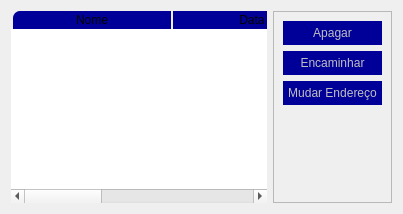
                            <widget class="QWidget" name="bumps_tab">
                             <attribute name="title">
                              <string>Gravações</string>
                             </attribute>
                             <layout class="QHBoxLayout" name="horizontalLayout_16">
                              <item>
                               <widget class="QTableWidget" name="tableWidget_2">
                                <property name="styleSheet">
                                 <string notr="true">QHeaderView::section {
    border-radius: 0px;
	background-color: #000099;
	border: none;
	margin-left: 2px;
}
QHeaderView::section:first {
    border-top-left-radius: 7px;
}
QHeaderView::section {
    border-top-hight-radius: 7px;
}
</string>
                                </property>
                                <property name="frameShape">
                                 <enum>QFrame::NoFrame</enum>
                                </property>
                                <attribute name="horizontalHeaderDefaultSectionSize">
                                 <number>160</number>
                                </attribute>
                                <column>
                                 <property name="text">
                                  <string>Nome</string>
                                 </property>
                                </column>
                                <column>
                                 <property name="text">
                                  <string>Data</string>
                                 </property>
                                </column>
                                <column>
                                 <property name="text">
                                  <string>Hora</string>
                                 </property>
                                </column>
                               </widget>
                              </item>
                              <item>
                               <widget class="QFrame" name="config_box_2">
                                <property name="styleSheet">
                                 <string notr="true">QPushButton{
	background-color: #000099;
	padding: 5px;
	color: #c0c0c0;
	border: none;
}

QPushButton::hover{
	background-color: yellow;
	color: black;
}

QPushButton::pressed{
	background-color: #E6E600;
	color: black;
}</string>
                                </property>
                                <property name="frameShape">
                                 <enum>QFrame::StyledPanel</enum>
                                </property>
                                <property name="frameShadow">
                                 <enum>QFrame::Raised</enum>
                                </property>
                                <layout class="QVBoxLayout" name="verticalLayout_44">
                                 <item>
                                  <widget class="QPushButton" name="pushButton_6">
                                   <property name="cursor">
                                    <cursorShape>PointingHandCursor</cursorShape>
                                   </property>
                                   <property name="text">
                                    <string>Apagar</string>
                                   </property>
                                  </widget>
                                 </item>
                                 <item>
                                  <widget class="QPushButton" name="pushButton_7">
                                   <property name="cursor">
                                    <cursorShape>PointingHandCursor</cursorShape>
                                   </property>
                                   <property name="text">
                                    <string>Encaminhar</string>
                                   </property>
                                  </widget>
                                 </item>
                                 <item>
                                  <widget class="QPushButton" name="pushButton_8">
                                   <property name="cursor">
                                    <cursorShape>PointingHandCursor</cursorShape>
                                   </property>
                                   <property name="toolTip">
                                    <string/>
                                   </property>
                                   <property name="text">
                                    <string>Mudar Endereço</string>
                                   </property>
                                  </widget>
                                 </item>
                                 <item>
                                  <spacer name="verticalSpacer_2">
                                   <property name="orientation">
                                    <enum>Qt::Vertical</enum>
                                   </property>
                                   <property name="sizeHint" stdset="0">
                                    <size>
                                     <width>20</width>
                                     <height>40</height>
                                    </size>
                                   </property>
                                  </spacer>
                                 </item>
                                </layout>
                               </widget>
                              </item>
                             </layout>
                            </widget>
